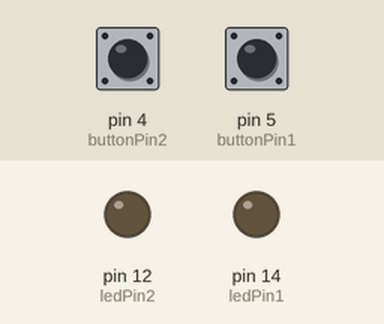
This sketch was run on a simulated Arduino Uno, built with avr-gcc and run on an emulated ATmega328P. Shown: output pins drawn as LEDs (lit = HIGH). The inputs (shaded band) are chosen by the test bench; at power-on: pin 4 (buttonPin2) LOW, pin 5 (buttonPin1) LOW.

Above: at 1.2 s.
1.3 s: pin 4 (buttonPin2) pulled HIGH for 0.15 s
At 1.37 s:
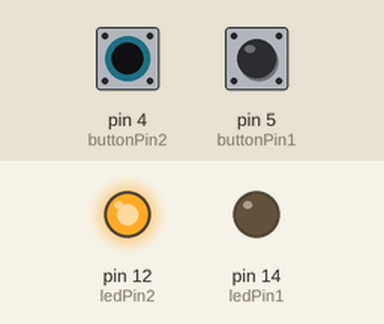
2.9 s: pin 5 (buttonPin1) pulled HIGH for 0.15 s
At 2.97 s:
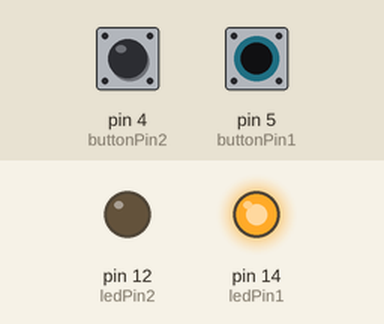
4.5 s: pin 5 (buttonPin1) pulled HIGH for 3.2 s
At 8.7 s:
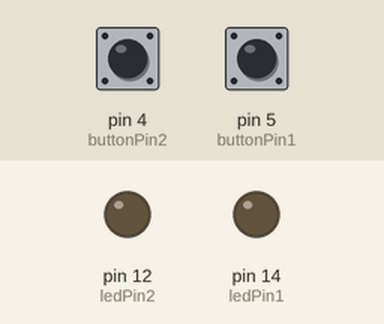
9.2 s: pin 4 (buttonPin2) pulled HIGH for 3.2 s
At 9.8 s:
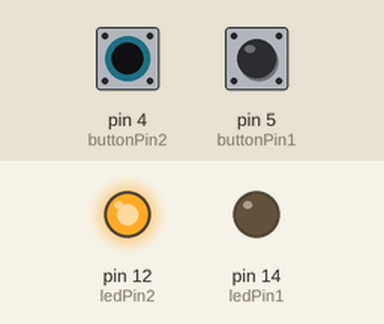
13.9 s: pin 4 (buttonPin2) driven HIGH and pin 5 (buttonPin1) driven HIGH
At 14.6 s:
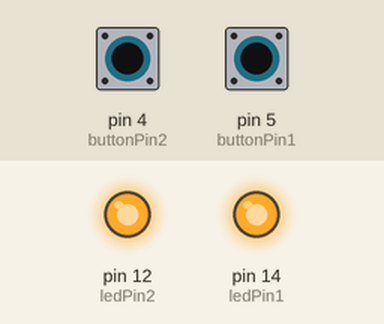
Timing chart, 0 to 16.4 s (numbered marks = the images above; inputs shaded):
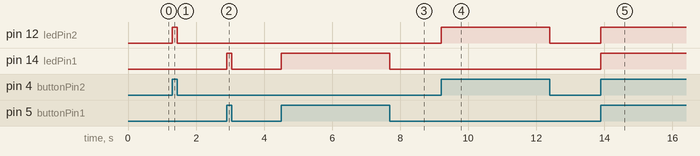

The sketch:

myButton2.ino
```cpp
/*
  myButton
*/

// constants won't change. They're used here to set pin numbers:
const int buttonPin1 = 5;     // the number of the pushbutton pin
const int buttonPin2 = 4;     // the number of the pushbutton pin
const int ledPin1 =  14;      // the number of the LED pin
const int ledPin2 =  12;      // the number of the LED pin

// variables will change:
int buttonState1 = 0;         // variable for reading the pushbutton status
int buttonState2 = 0;         // variable for reading the pushbutton status

void setup() {
  // initialize the LED pins as an output:
  pinMode(ledPin1, OUTPUT);
  pinMode(ledPin2, OUTPUT);
  // initialize the pushbutton pins as an input:
  pinMode(buttonPin1, INPUT);
  pinMode(buttonPin2, INPUT);
}

void loop() {
  // read the state of the pushbutton value:
  buttonState1 = digitalRead(buttonPin1);
  buttonState2 = digitalRead(buttonPin2);

  // check if the pushbutton is pressed. If it is, the buttonState is HIGH:
  if (buttonState1 == HIGH) {
    // turn LED on:
    digitalWrite(ledPin1, HIGH);
  } else {
    // turn LED off:
    digitalWrite(ledPin1, LOW);
  }
  // check if the pushbutton is pressed. If it is, the buttonState is HIGH:
  if (buttonState2 == HIGH) {
    // turn LED on:
    digitalWrite(ledPin2, HIGH);
  } else {
    // turn LED off:
    digitalWrite(ledPin2, LOW);
  }

}
```

Measured:
- after the input at 1.3 s, pin 12 (ledPin2): LOW → HIGH at once, → LOW 0.15 s later
- after the input at 2.9 s, pin 14 (ledPin1): LOW → HIGH at once, → LOW 0.15 s later
- after the input at 4.5 s, pin 14 (ledPin1): LOW → HIGH at once, → LOW 3.2 s later
- after the input at 9.2 s, pin 12 (ledPin2): LOW → HIGH at once, → LOW 3.2 s later
- after the input at 13.9 s, pin 12 (ledPin2), pin 14 (ledPin1): LOW → HIGH at once
